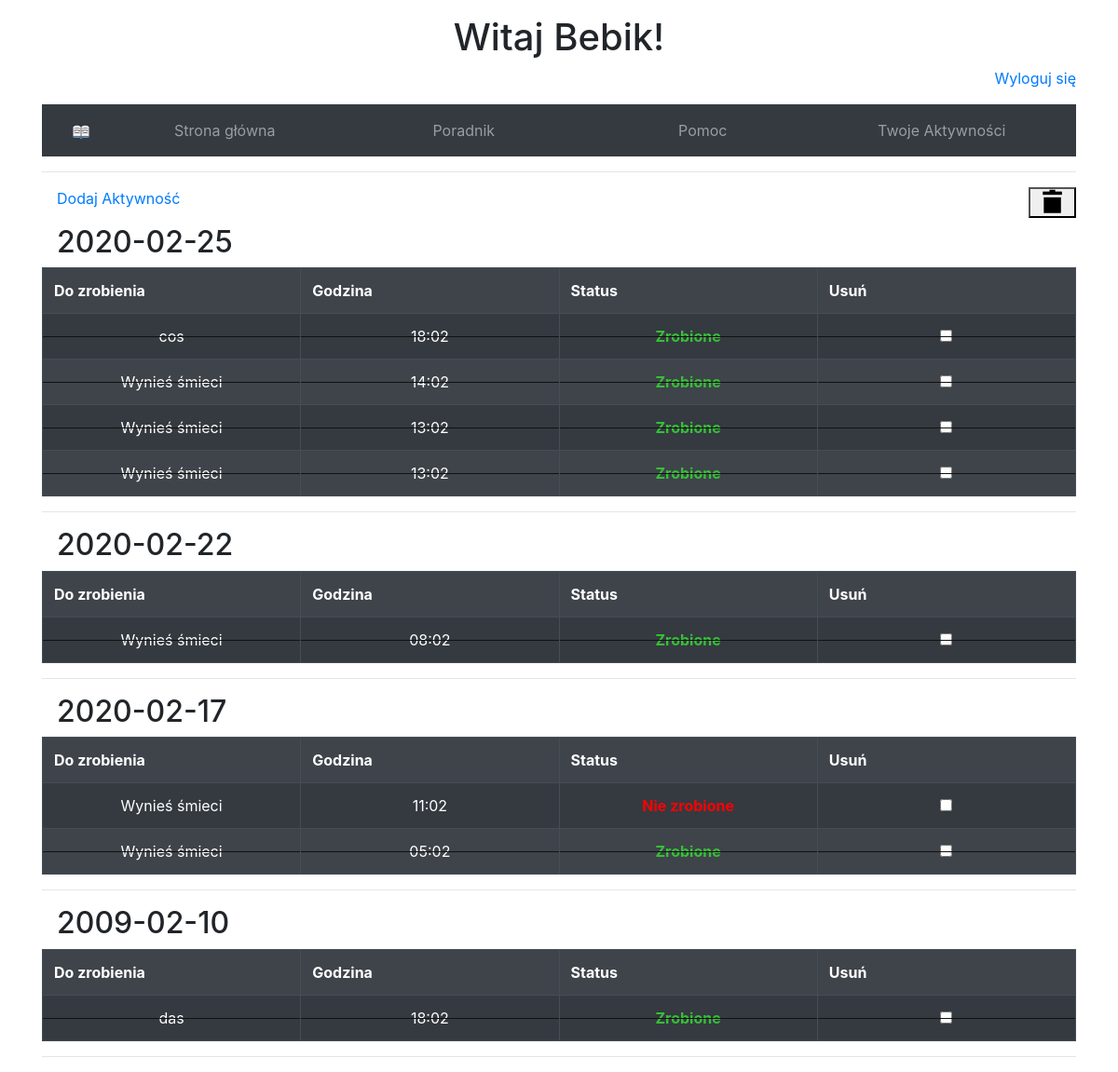
/activities/ (signed in), run on an earlier commit of the app's database.
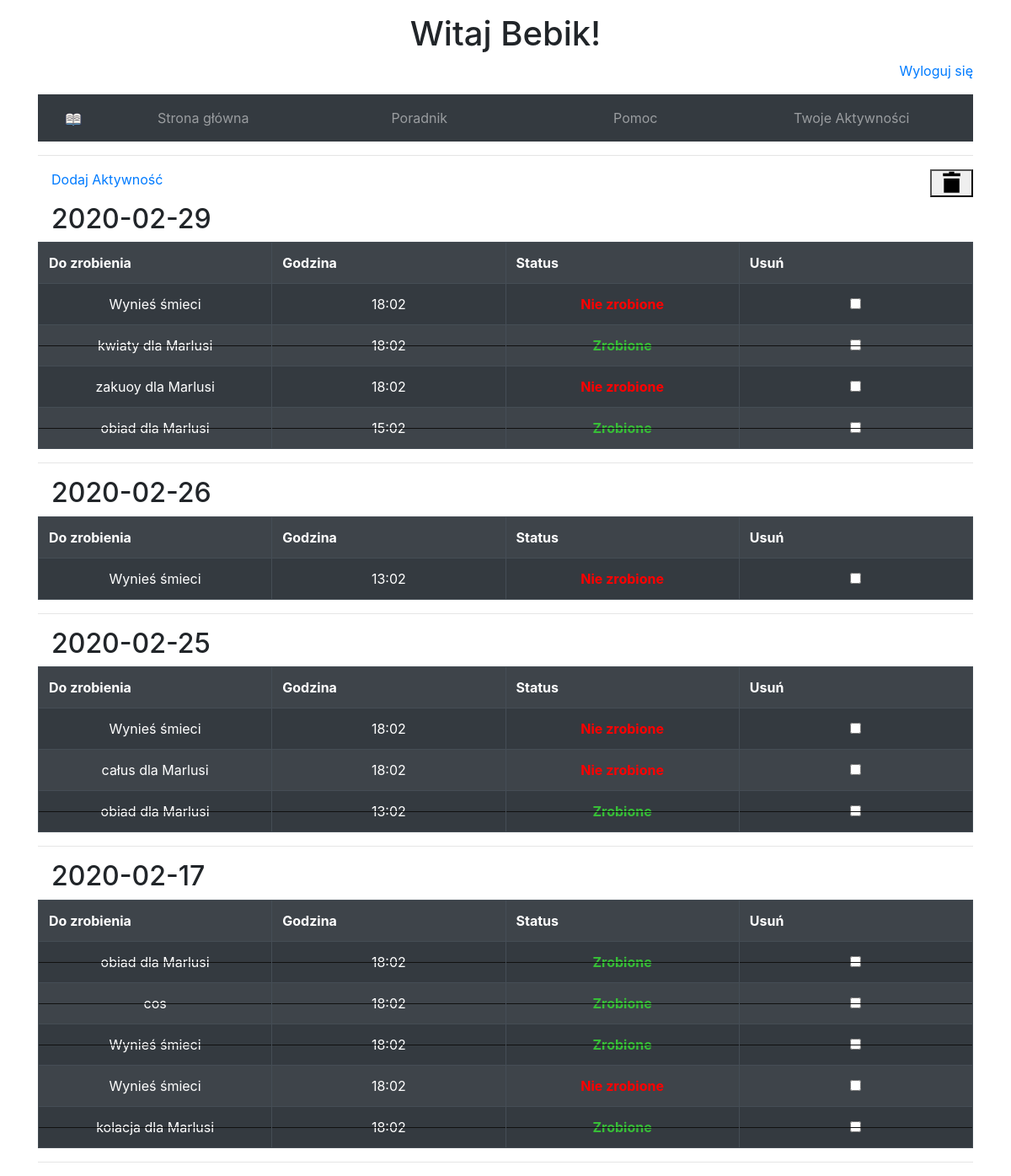
And on a later commit of the database.
### activities/models.py (models this page shows, shortened)
class Activity(models.Model):
    activity = models.CharField(max_length=50)
    to_do_date = models.DateTimeField()
    is_done = models.BooleanField(default= False, blank=True)
    user = models.ForeignKey(User, on_delete=models.CASCADE)

### activities/views.py (the view)
# urls.py: path('', ActivityListView.as_view(), name='activity'),
class ActivityListView(LoginRequiredMixin, ListView):
    login_url = '/login/'
    model = Activity
    template_name = 'activity.html'
    context_object_name = 'activities'
    ordering = ['-to_do_date']
    def get_queryset(self):
        return super().get_queryset().filter(user=self.request.user)
    def get_context_data(self, **kwargs):
        context = super().get_context_data(**kwargs)
        grouped_activities = []
        current_date = None
        current_activities = []
        for activity in context['activities']:
            if activity.to_do_date.date() != current_date:
                if current_date is not None:
                    grouped_activities.append((current_date, current_activities))
                    current_activities = []
                current_date = activity.to_do_date.date()
            current_activities.append(activity)
        grouped_activities.append((current_date, current_activities))
        context['grouped_activities'] = grouped_activities
        return context

### activities/templates/activity.html (shortened to what this page needs)
{% extends 'base.html' %}
{% block content %}
    <form method="post" action="{% url "activity-delete-many" %}">
        <div class="mb-3 ml-3">
            <a href="{% url 'activity-add' %}">Dodaj Aktywność</a>
            <div class="float-right">
                <a href="{% url 'activity-delete-many' %}">
                    <button type="submit" style="position: right;">
                        <i class="icon-trash"></i>
                    </button>
                </a>
            </div>
        </div>
        {% for activity_date, activities in grouped_activities %}
        <h2 class="mb-2 ml-3">{{ activity_date|date:'Y-m-d'}}</h2>
        <table class="table table-bordered table-hover table-dark table-striped">
            <tr>
                <th>Do zrobienia</th>
                <th>Godzina</th>
                <th>Status</th>
                <th>Usuń</th>
            </tr>
            {% for activity in activities %}
                {% if activity.is_done %}
                    <tr id='activity-{{ activity.id }}' class="strikeout" >
                {% else %}
                    <tr id='activity-{{ activity.id }}'>
                {% endif %}
                    <td  onclick="window.location='{% url "activity-detail" activity.id %}';">
                        {{activity.activity}}
                    </td>
                    <td  onclick="window.location='{% url "activity-detail" activity.id %}';">
                        {{activity.to_do_date|date:'H:m'}}
                    </td>
                    {% if activity.is_done %}
                        <td class="completed_activities"  onclick="window.location='{% url "activity-change" activity.id %}';">
                               <b>Zrobione</b>
                        </td>
                    {% else %}
                        <td class="uncompleted_activities"  onclick="window.location='{% url "activity-change" activity.id %}';">
                           <b>Nie zrobione</b>
                        </td>
                    {% endif %}
                    <td>
                        <input type="checkbox" name="id" value="{{ activity.id }}">
                    </td>
                </tr>
            {% endfor %}
        </table>
    </form>
    <hr>
    {% endfor %}
{% endblock %}

What changed in the data, as far as the page shows it:
removed Activity: to_do_date "2020-02-25", activity "cos", to_do_date "18:02", is_done "Zrobione"
removed Activity: activity "Wynieś śmieci", to_do_date "14:02", is_done "Zrobione", shown under "2020-02-25"
removed Activity: activity "Wynieś śmieci", to_do_date "13:02", is_done "Zrobione", shown under "2020-02-25"
removed Activity: activity "Wynieś śmieci", to_do_date "13:02", is_done "Zrobione", shown under "2020-02-25"
removed Activity: to_do_date "2020-02-22", activity "Wynieś śmieci", to_do_date "08:02", is_done "Zrobione"
removed Activity: to_do_date "2020-02-17", activity "Wynieś śmieci", to_do_date "11:02", is_done "Nie zrobione"
removed Activity: activity "Wynieś śmieci", to_do_date "05:02", is_done "Zrobione", shown under "2020-02-17"
removed Activity: to_do_date "2009-02-10", activity "das", to_do_date "18:02", is_done "Zrobione"
added Activity: to_do_date "2020-02-29", activity "Wynieś śmieci", to_do_date "18:02", is_done "Nie zrobione"
added Activity: activity "kwiaty dla Marlusi", to_do_date "18:02", is_done "Zrobione", shown under "2020-02-29"
added Activity: activity "zakuoy dla Marlusi", to_do_date "18:02", is_done "Nie zrobione", shown under "2020-02-29"
added Activity: activity "obiad dla Marlusi", to_do_date "15:02", is_done "Zrobione", shown under "2020-02-29"
added Activity: to_do_date "2020-02-26", activity "Wynieś śmieci", to_do_date "13:02", is_done "Nie zrobione"
added Activity: to_do_date "2020-02-25", activity "Wynieś śmieci", to_do_date "18:02", is_done "Nie zrobione"
added Activity: activity "całus dla Marlusi", to_do_date "18:02", shown under "2020-02-25"
added Activity: activity "obiad dla Marlusi", to_do_date "13:02", is_done "Zrobione", shown under "2020-02-25"
added Activity: to_do_date "2020-02-17", activity "obiad dla Marlusi", to_do_date "18:02", is_done "Zrobione"
added Activity: activity "cos", to_do_date "18:02", is_done "Zrobione", shown under "2020-02-17"
added Activity: activity "Wynieś śmieci", to_do_date "18:02", is_done "Zrobione", shown under "2020-02-17"
added Activity: activity "Wynieś śmieci", to_do_date "18:02", shown under "2020-02-17"
added Activity: activity "kolacja dla Marlusi", to_do_date "18:02", is_done "Zrobione", shown under "2020-02-17"
